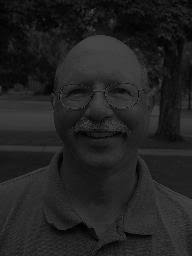
%> input picture part2/contrast_stretching/3.jpg, 192 x 256 px
$ octave stretch_one.m   (GNU Octave 9; MATLAB toolbox functions it lacks are replaced by stand-ins)
%> lines starting %> are read from the running program, lines starting %| are printed output that depends on the picture
%%% Contrast stretching using equation.


%function [imout]=stretch(imagein)
close all; clc; clear all;

imagein = imread('3.jpg');
%> imagein is the input picture: size 256x192x3 uint8; min 0, max 78, mean 34.1
imagein1 = imagein;

s=size(imagein);
%> s = [256 192 3]
imagein=double(imagein);
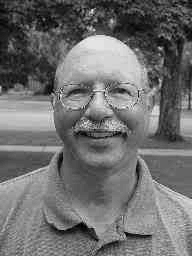
%> imagein: size 256x192x3 double; min 0, max 78, mean 34.1; mean of the top-left, top-right, bottom-left and bottom-right quarters 30.6, 32.4, 35.1, 38.2; drawn with min black and max white

min_in = min(imagein(:));
%> min_in = 0
max_in = max(imagein(:));
%> max_in = 78

imageout=zeros(s(1),s(2));
a=min(imagein(:));%find min and max pixel values to determine stretch constants
%> a = 0
b=max(imagein(:));
%> b = 78

imagein = (imagein > a).*imagein;%set values less than a to zero
imagein = (imagein >= b)*255+(imagein<b).*imagein;%set values more than b to 255
imageout = uint8(255*(a-imagein)/(a-b));%do the stretch

min_out = min(imageout(:));
%> min_out = 0
max_out = max(imageout(:));
%> max_out = 255

% display plots
figure
subplot(2,2,1), imshow(imagein1), title('Original Image');
subplot(2,2,2), imshow(imageout), title('Stretched Image');
subplot(2,2,3), imhist(imagein1(:,:,1)), title('Histogram of Original Image');
subplot(2,2,4), imhist(imageout(:,:,1)), title('Histogram of Stretched Image');
%> after `title('Histogram of Stretched Image')`:
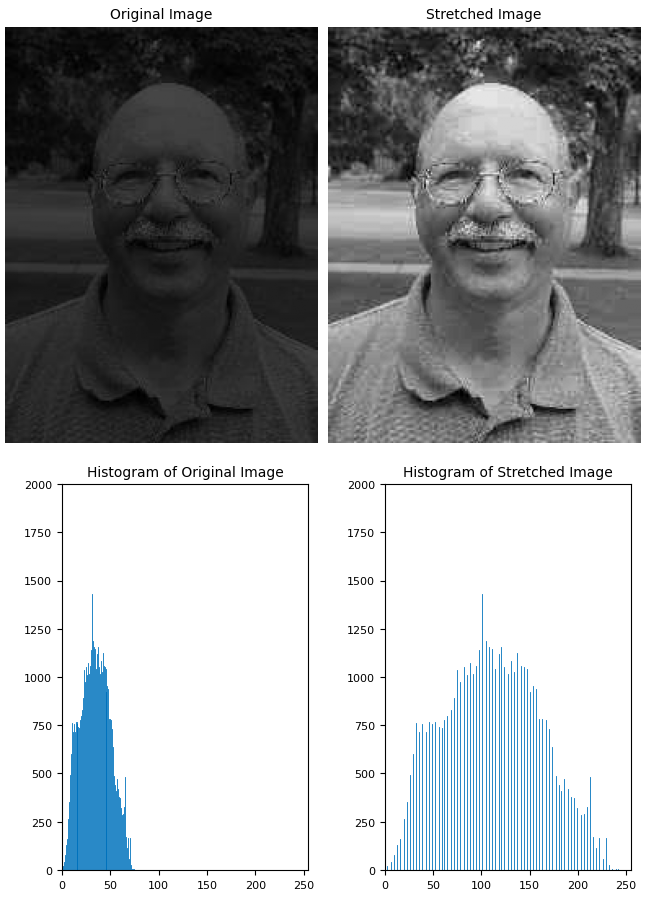
%> figure redrawn from the program's plot data, 4 panels

$ run again, with part2/contrast_stretching/1.jpg copied over part2/contrast_stretching/3.jpg
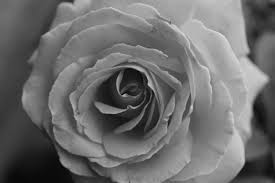
%> input picture part2/contrast_stretching/1.jpg, 275 x 183 px
%> imagein is the input picture: size 183x275x3 uint8; min 0, max 227, mean 108.6
%> min_in = 0
%> max_in = 227
%> a = 0
%> b = 227
%> `imageout = uint8(255*(a-imagein)/(a-b));`:
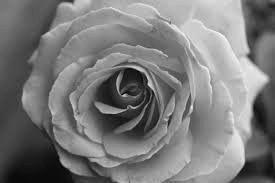
%> imageout: size 183x275x3 uint8; min 0, max 255, mean 122
%> min_out = 0
%> max_out = 255
%> `title('Histogram of Stretched Image')`:
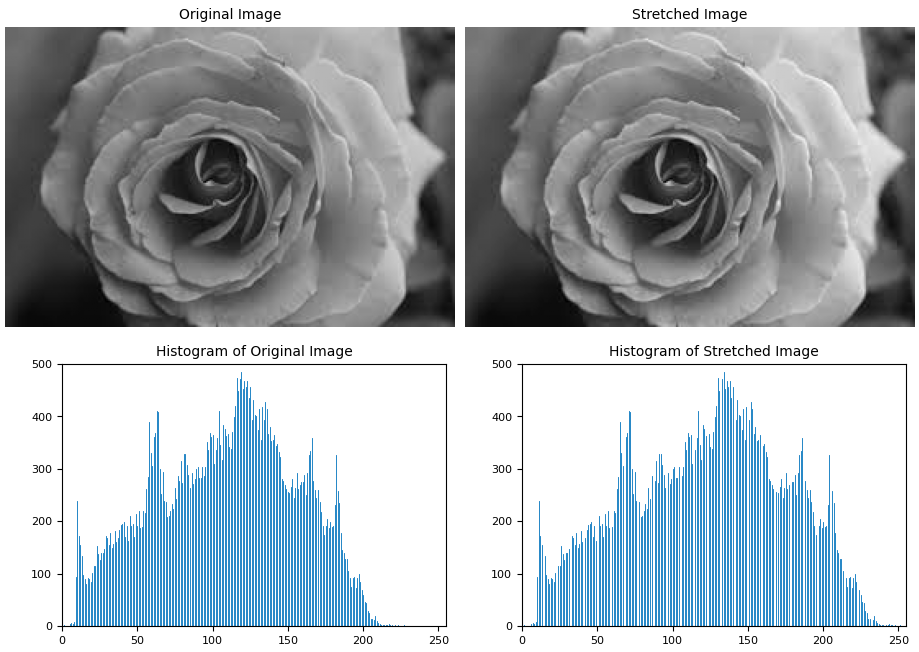
%> figure redrawn from the program's plot data, 4 panels

$ run again, with part2/contrast_stretching/2.jpg copied over part2/contrast_stretching/3.jpg
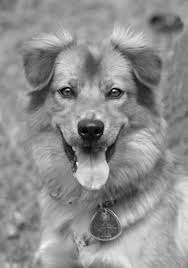
%> input picture part2/contrast_stretching/2.jpg, 188 x 268 px
%> imagein is the input picture: size 268x188x3 uint8; min 0, max 255, mean 142.6
%> imagein: size 268x188x3 double
%> min_in = 0
%> max_in = 255
%> a = 0
%> b = 255
%> min_out = 0
%> max_out = 255
%> `title('Histogram of Stretched Image')`:
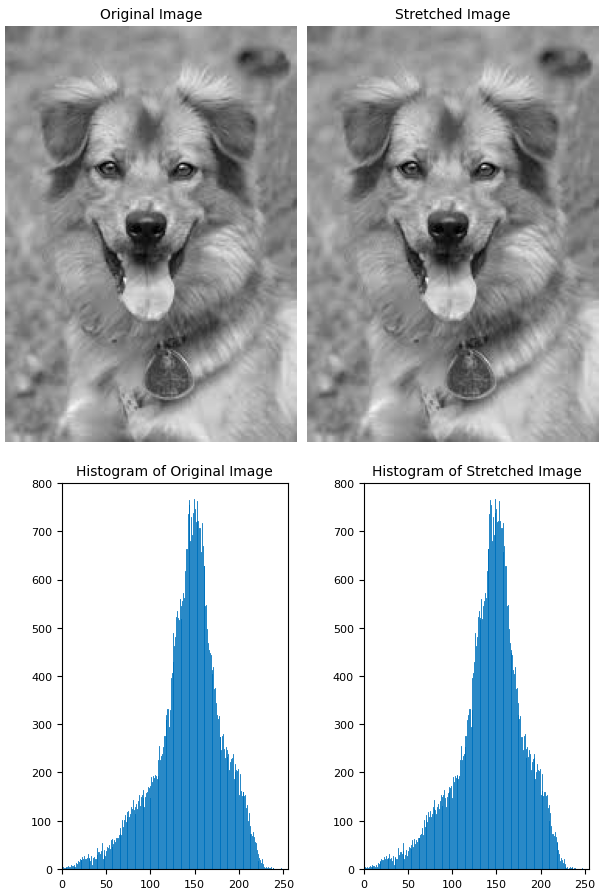
%> figure redrawn from the program's plot data, 4 panels
